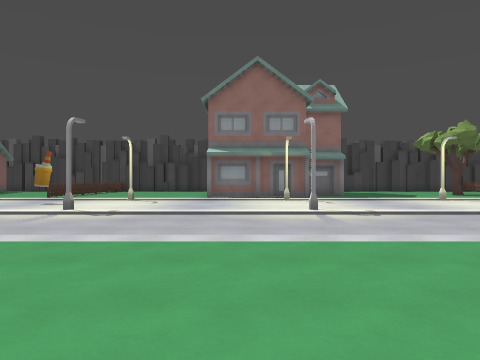
view 1 (above)

24 first-person views from a walk through a level from a Godot 3-D game. The camera is 1.4 m above the floor, looks level and sees 70° across. The floor is counted in squares, 2 m on a side. Each view is taken from the middle of a square. On the plan, view 1 faces up. The plan holds only what a view shows up to about 11 squares ahead; the rest is blank. The place goes on beyond the plan. Characters and animated objects are not drawn. Some surface patterns are stand-ins.

view 2
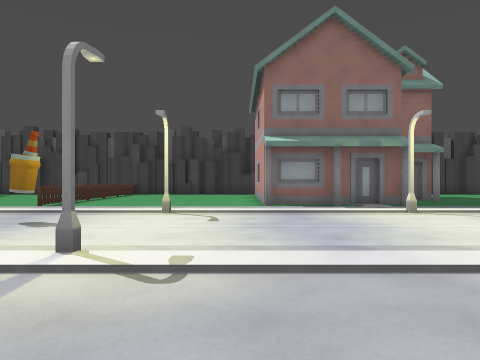

view 3
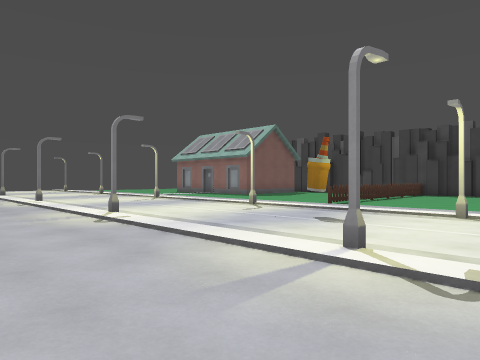

view 4
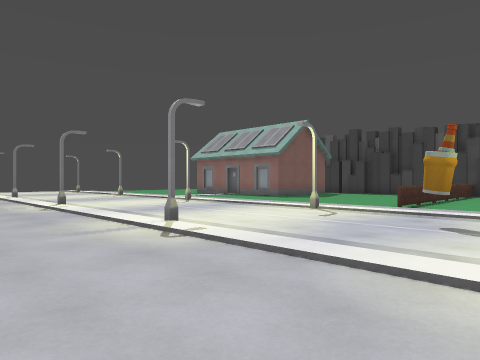

view 5
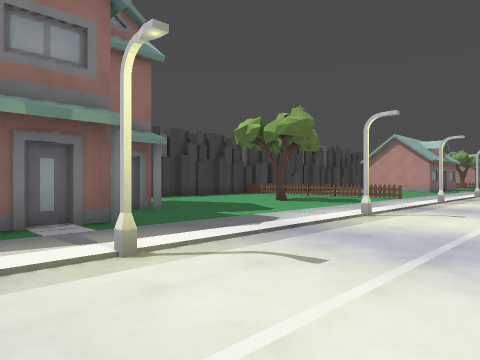

view 6
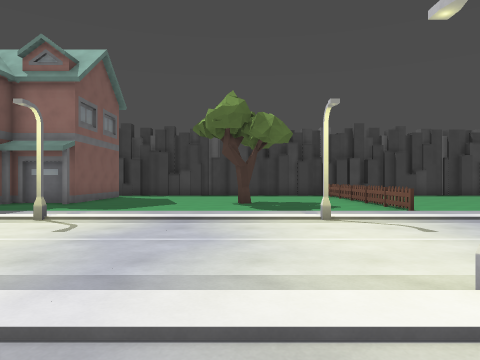

view 7
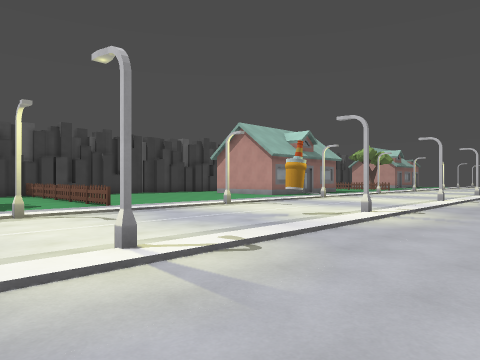

view 8
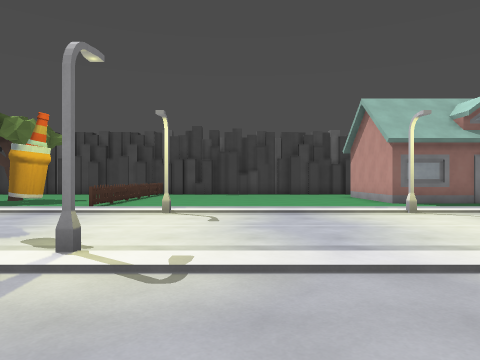

view 9
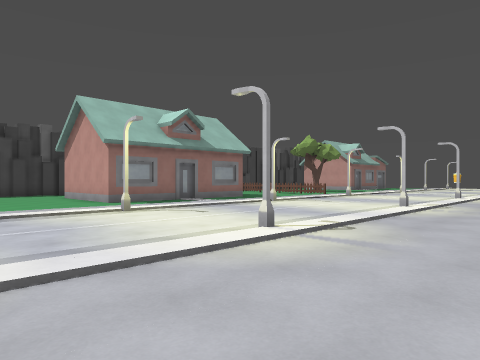

view 10
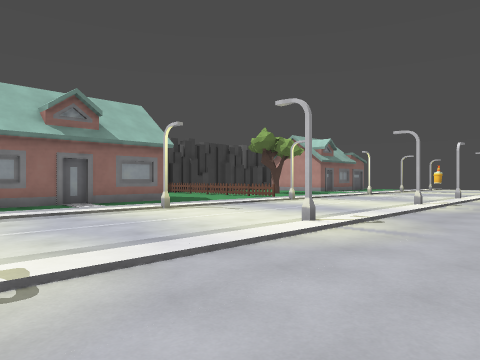

view 11
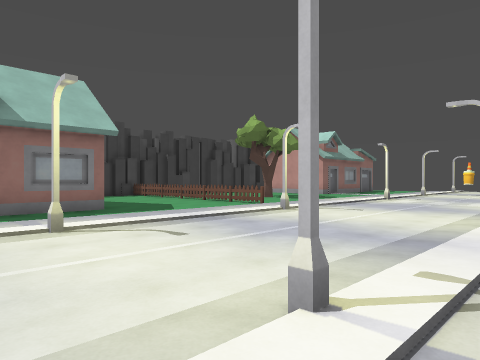

view 12
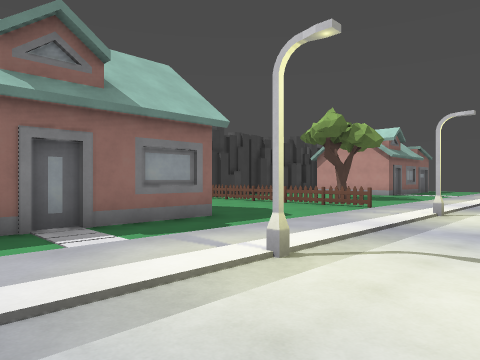

view 13
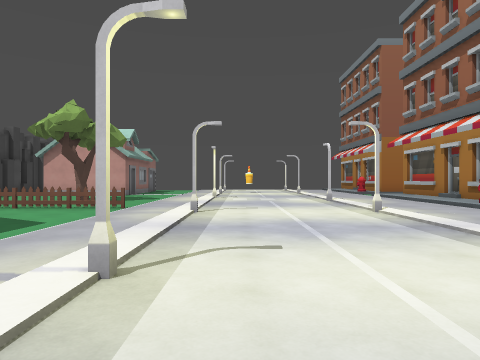

view 14
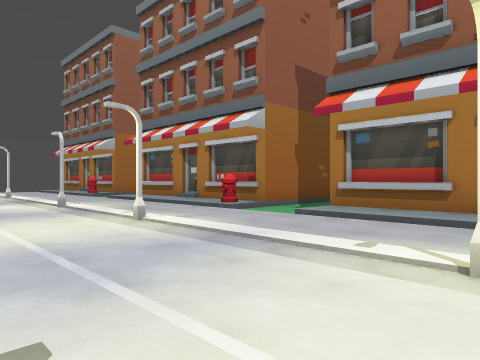

view 15
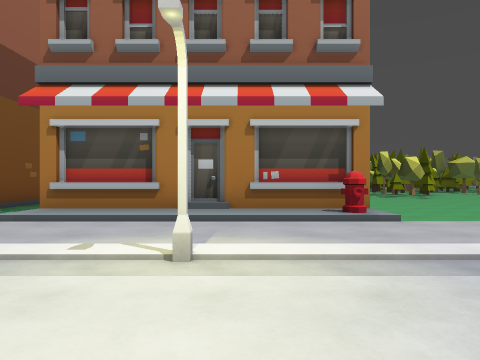

view 16
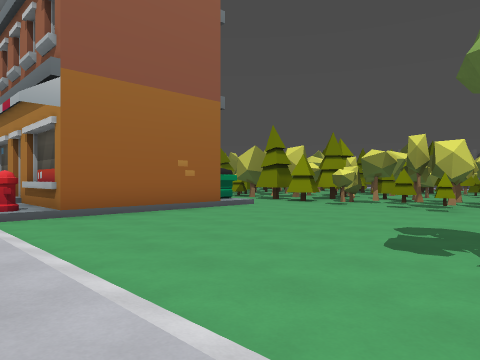

view 17
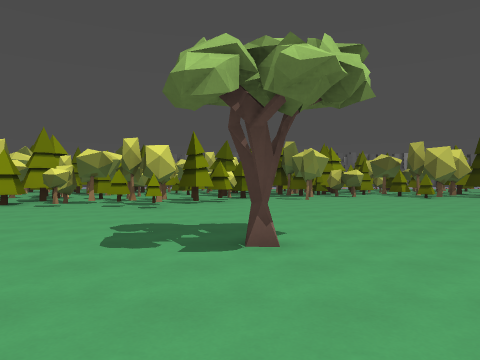

view 18
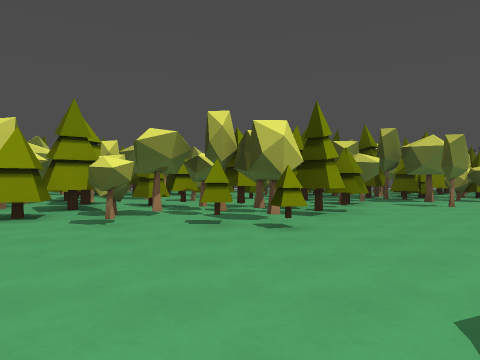

view 19
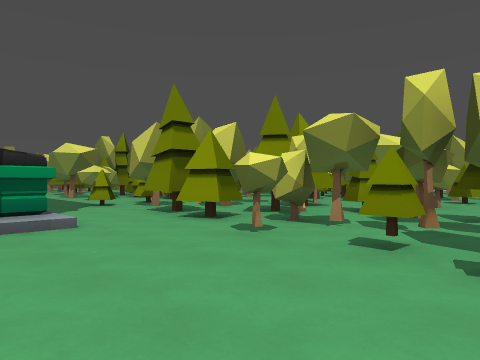

view 20
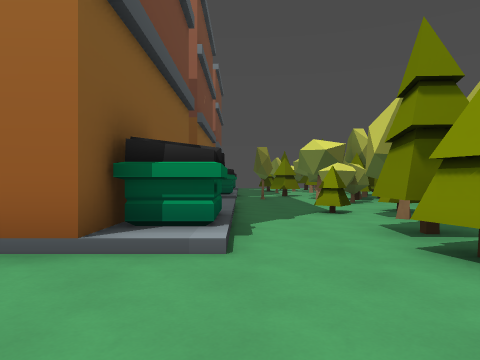

view 21
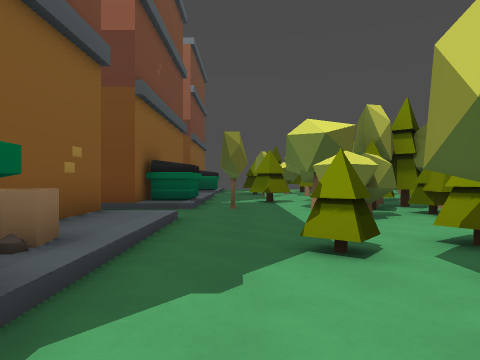

view 22
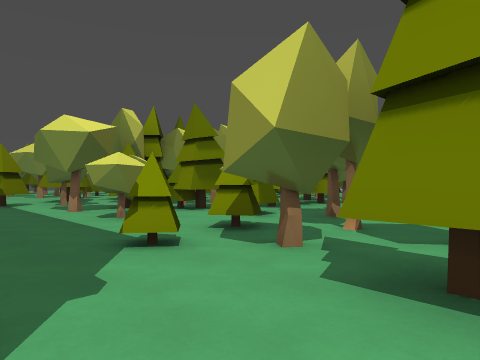

view 23
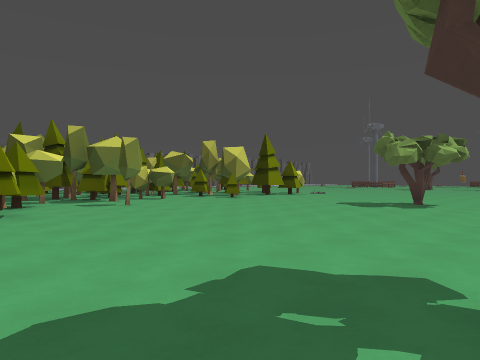

view 24
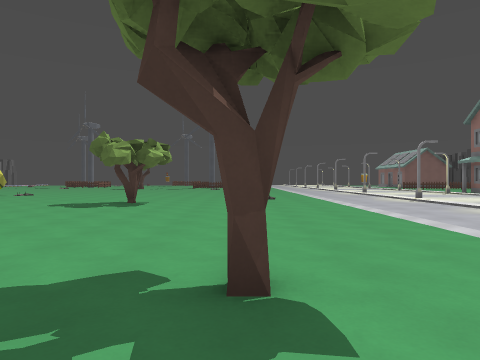

### Floor plan
Key: @ floor where view 1 was taken; # wall or solid block; x gap in a wall; . main floor; : floor 0.25 m higher than the main floor; / step, stairs or slope; = window, fence, low wall or low ledge; H house; T tree; B building; I thing the floor can be seen under or through; O other object.
Columns run from 12 left of view 1 to 35 right of it. Each row starts with its distance up from view 1.
 16      =...      ###....T...= ..  ..        ...=.
 15    ..x.....#   ...........x........HH###H....x.
 14    ..x.....HH##...........x..................x.
 13  ...............................................
 12  ...............................................
 11 ....#....#....#....#....#....#....#....#....#...
 10 .......O........................................
  9 .......O........................................
  8 ............................O...................
  7 ::::#::::#::::#:::  ::::#::::#::::#::::#::::#::.
  6 .................  .............................
  5 .................  .............................
  4      ...........   ................////////..///
  3           .....    ................/B      ..B
  2           .....    .................BBB BBB..BBB
  1            ...       .......T.......       ..
  0             @      .................        .
 -1                   ..................BBBBBBB .BBB
 -2                   ..T............../BBBB    .BBB
 -3                    T...............////////.....
 -4                    ...........#..#..........#...
 -5                    ...........#I...III.#.......#
 -6                    ..........##I.IIIIII...###.##
 -7                        ......##II II.I..#..##..#
 -8                         .#..###I.II ..I..#.#####
 -9                         ....#  ..x.## .#..##

Where each view was taken, in squares from view 1:
view 1: 0 up, 0 right, facing up
view 2: 4 up, 2 left, facing up
view 3: 4 up, 2 left, facing up-left
view 4: 4 up, 4 left, facing up-left
view 5: 8 up, 0 right, facing up-right
view 6: 5 up, 10 right, facing up
view 7: 4 up, 10 right, facing up-right
view 8: 4 up, 18 right, facing up
view 9: 4 up, 18 right, facing up-right
view 10: 4 up, 22 right, facing up-right
view 11: 6 up, 25 right, facing up-right
view 12: 9 up, 24 right, facing up-right
view 13: 10 up, 24 right, facing right
view 14: 10 up, 26 right, facing down-right
view 15: 10 up, 26 right, facing down
view 16: 5 up, 16 right, facing down-right
view 17: 5 up, 16 right, facing down
view 18: 1 up, 19 right, facing down
view 19: 1 down, 18 right, facing down-right
view 20: 3 down, 20 right, facing right
view 21: 4 down, 24 right, facing right
view 22: 3 down, 24 right, facing down-right
view 23: 1 up, 18 right, facing down-left
view 24: 1 up, 18 right, facing left
